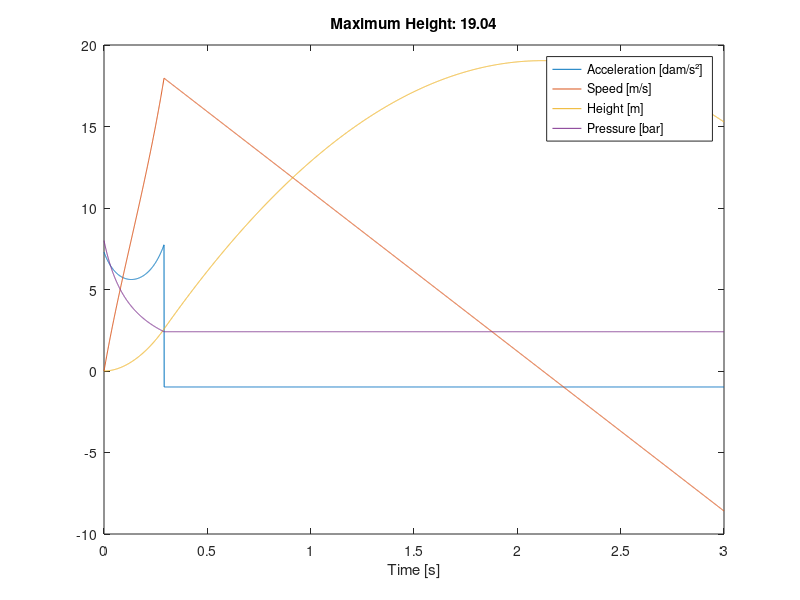

The MATLAB script that drew this image:
%% Parameters to change
rn=0.004; % Nozzle radius [m]

Vw0=0.250e-3; % Initial water mass [m³]

p_i=8e5; % initial pressure [Pa]

me=0.1; % Empty weight [kg]

Vtot=0.5e-3; % Total bottle volume [m³]

t=linspace(0,3,4000); % Simulation time

drag=0.000;


%% Constants

g=9.8 % Gravitational acceleration [m/s²]
gamma = 7/5; % Adiabatic exponent of air.
penv=1e5; % Environmental pressure [Pa]
rho=1e3; % Water density [kg/m^3]

%% Calculations

An=pi*rn^2 % Nozzle area [m²]

m0=Vw0*rho; % Initial water mass [kg]

V0=Vtot-Vw0; % Initial air Volume [m³]

p0=p_i+penv; % Absolute initial pressure [Pa]

V=@(p) V0*(p0/p)^(1/gamma); % Air volume [m³]

Vw=@(p) Vtot-V(p); % Water volume [m³]

m=@(p) Vw(p)*rho; % Water mass [kg]

qm=@(p) (m(p)>0)*0.6*An*sqrt(2*rho*(p-penv)); % Water mass flow rate [kg/s]

pdot=@(p) -p0*V0^gamma * gamma * V(p)^(-gamma-1) * qm(p)/rho; 

%% 


F=@(p) qm(p)^2/rho/An;

a=@(p) F(p)/(me+m(p))-g;


pvy=lsode(@(pvy,t) [pdot(pvy(1)),a(pvy(1))-drag*sign(pvy(2))*pvy(2)^2/(me+m(pvy(1))),pvy(2)],[p0,0,0],t);

hold off;
plot(t,arrayfun(a,pvy(:,1))/10)
hold on;
plot(t,pvy(:,2:3));
plot(t,pvy(:,1)/1e5-1);

title(sprintf("Maximum Height: %.2f",max(pvy(:,3))))
legend("Acceleration [dam/s²]","Speed [m/s]","Height [m]","Pressure [bar]")
xlabel("Time [s]")
